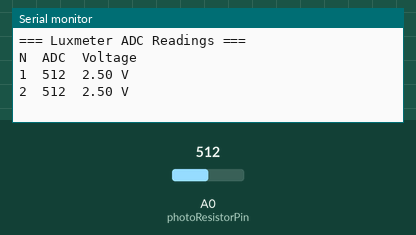
Bench run of a sketch on a simulated Arduino Uno, built with avr-gcc and run on an emulated ATmega328P. Parts: the last lines printed to the serial monitor. The inputs (shaded band) are chosen by the test bench; at power-on: A0 (photoResistorPin) = 512.

Above: at 2.8 s.
2.9 s: A0 (photoResistorPin) set to 716
At 4.9 s:
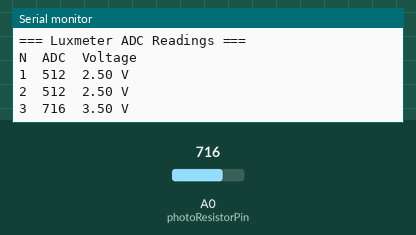
5.6 s: A0 (photoResistorPin) set to 900
At 6.5 s:
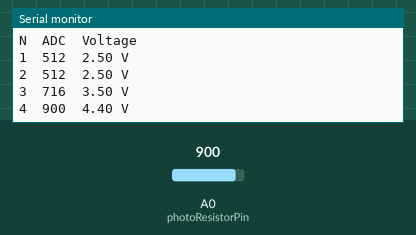
Timing chart, 0 to 8.6 s (numbered marks = the images above; inputs shaded):
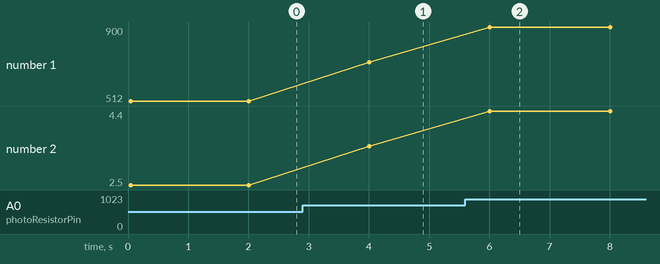

Measured:
- after the input at 2.9 s, the serial monitor: prints a new line after 1.1 s (image 1)
- after the input at 5.6 s, the serial monitor: prints a new line after 0.40 s (image 2)
- plotted number 1: 512 → 716 after the input at 2.9 s, 716 → 900 after the input at 5.6 s
- plotted number 2: 2.5 → 3.5 after the input at 2.9 s, 3.5 → 4.4 after the input at 5.6 s

The sketch:

1.ino
```cpp
const int photoResistorPin = A0;

void setup() {
  Serial.begin(9600);
  Serial.println("=== Luxmeter ADC Readings ===");
  Serial.println("N\tADC\tVoltage");
}

void loop() {
  static int measurementCount = 0;
  int adcValue = analogRead(photoResistorPin);
  float voltage = adcValue * (5.0 / 1023.0);

  measurementCount++;
  Serial.print(measurementCount);
  Serial.print("\t");
  Serial.print(adcValue);
  Serial.print("\t");
  Serial.print(voltage, 2);
  Serial.println(" V");

  delay(2000); // Замер каждые 2 секунды
}
```
